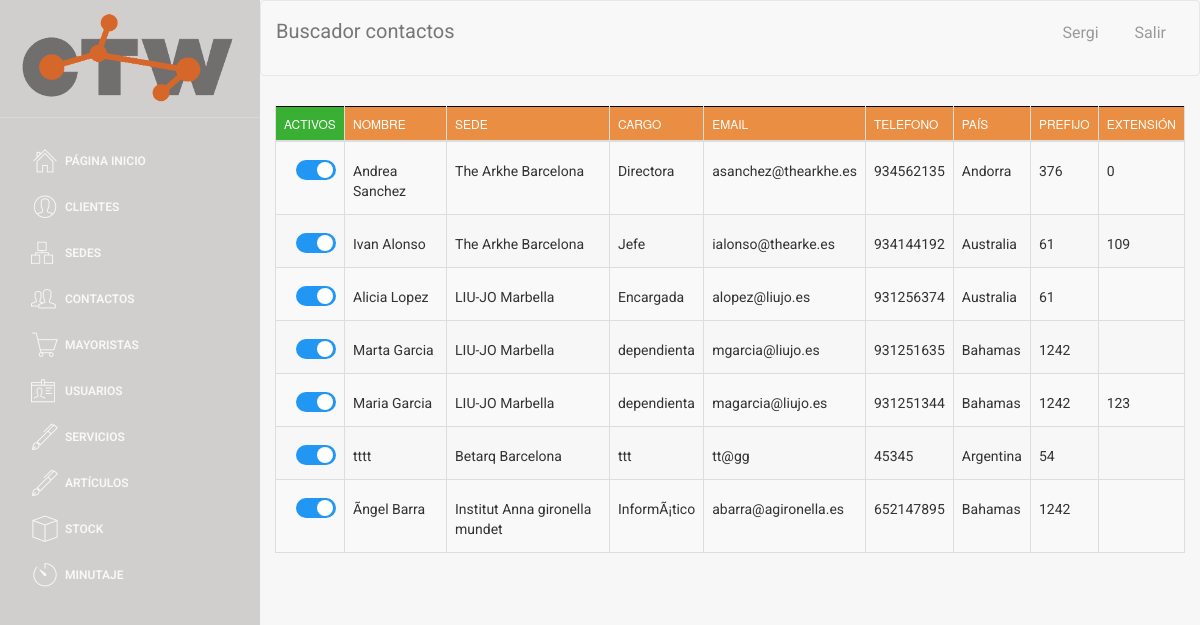
Before: /buscador/buscador_contactos.php (signed in) with the older database file.
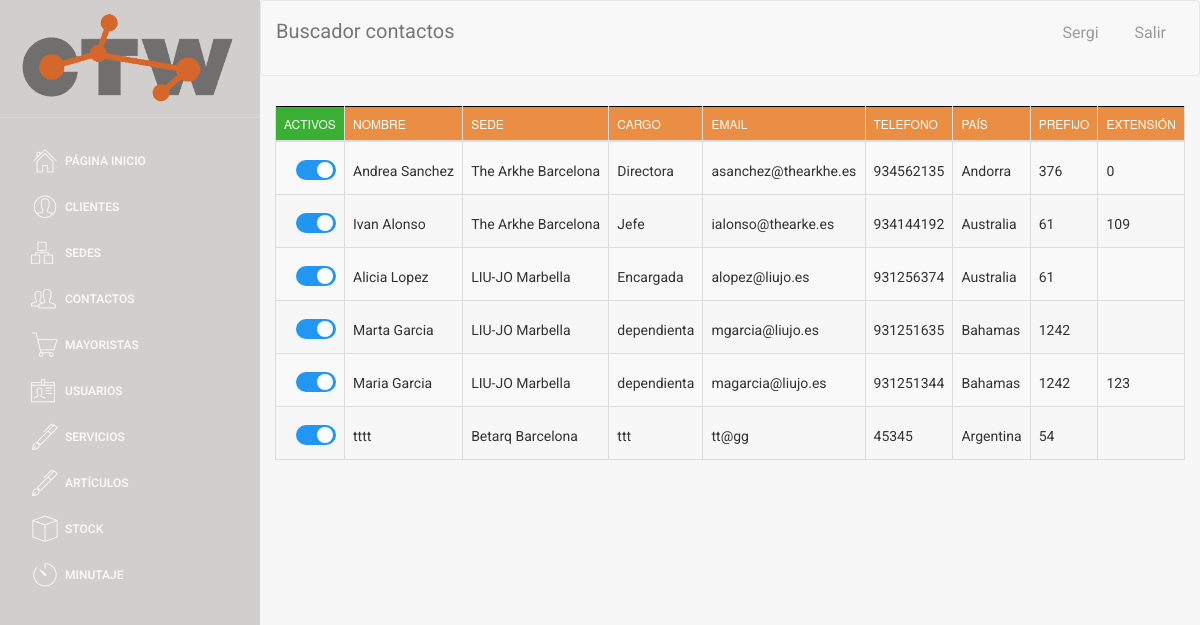
After: the same page with the newer database file.
### tables this page shows
CREATE TABLE `CONTACTO` (
  `ID_CONTACTO` int(4) NOT NULL,
  `nombre` varchar(50) NOT NULL,
  `ID_sede` int(4) DEFAULT NULL,
  `cargo` varchar(35) NOT NULL,
  `email` varchar(25) NOT NULL,
  `telefono` int(9) NOT NULL,
  `pais` varchar(30) DEFAULT NULL,
  `prefijo` int(5) DEFAULT NULL,
  `extension` int(10) DEFAULT NULL,
  `activo` tinyint(4) NOT NULL DEFAULT '1'
);

CREATE TABLE `SEDE` (
  `ID_SEDE` int(5) NOT NULL,
  `NIF_cliente` varchar(9) DEFAULT NULL,
  `nombre` varchar(40) DEFAULT NULL,
  `ubicacion` varchar(50) DEFAULT NULL,
  `ciudad` varchar(25) NOT NULL,
  `codigo_postal` varchar(10) NOT NULL,
  `calle` varchar(30) NOT NULL,
  `numero` varchar(8) NOT NULL,
  `telefono` int(9) NOT NULL,
  `pais` varchar(30) DEFAULT NULL,
  `prefijo` int(5) DEFAULT NULL,
  `activo` tinyint(1) NOT NULL DEFAULT '1'
);

### web/assets/php/selects.php (called while the page is built, shortened)
<?php
function select_all_contacto()
{
    $conn = connect();
    $sql = "SELECT *
    FROM CONTACTO";
    $data = $conn->query($sql);
    return $data;
}
function select_nombre_sede($ID_sede)
{
    $conn = connect();
    $sql = "SELECT nombre
    FROM SEDE WHERE ID_SEDE = '" . $ID_sede . "'";
    $data = $conn->query($sql);
    $row = $data->fetch_assoc();
    $nombre_sede = $row['nombre'];
    return $nombre_sede;
}

### web/buscador/buscador_contactos.php (the view, shortened to what the changed rows need)
<!doctype html>
<?php
include('../assets/php/selects.php');
include('../assets/php/functions.php');
if($_SESSION["login_done"]==true){
?>
<html lang="en">
<head>
</head>
<body>
<div class="wrapper">
    <div class="main-panel">
        <div class="content">
            <div class="container-fluid">
                <div class="row">
                    <div >
                        <div >
                            <table id="buscador_contacto" class="table table-striped table-bordered">
                                    <thead>
                                        <tr>
                                            <th style="background-color: #39AF33; width: 3px;">Activos</th>
                                            <th>Nombre</th>
                                            <th>Sede</th>
                                            <th>Cargo</th>
                                            <th>Email</th>
                                            <th>Telefono</th>
                                            <th>País</th>
                                            <th>Prefijo</th>
                                            <th>Extensión</th>
                                        </tr>
                                    </thead>
                                    <tbody>
                                    <?php
                                    $data = select_all_contacto();
                                    if ($data->num_rows > 0) {
                                        while ($row = $data->fetch_assoc()) {
                                            $pk = $row['ID_CONTACTO'];
                                            ?>
                                                    <tr id="<?php echo $row['ID_CONTACTO']; ?>">
                                                        <?php checkbox_contacto($row['activo'],$row['ID_CONTACTO']  )?>
                                                        <td><label style="margin-top: 11px;"><a href="#" class="nombre" data-pk=<?php echo "\"$pk\""; ?>><?php echo $row['nombre']?> </a></label></td>
                                                        <td><label style="margin-top: 11px;">
                                                        <a href="#" class="sede" data-pk=<?php echo "\"$pk\""; ?>>
                                                        <?php
                                                        $id_sede = $row['ID_sede'];
                                                        $nombreSede = select_nombre_sede($id_sede);
                                                        echo $nombreSede;
                                                        ?>
                                                        </a></label></td>
                                                        <td><label style="margin-top: 11px;"><a href="#" class="cargo" data-pk=<?php echo "\"$pk\""; ?>><?php echo $row['cargo']?> </a></label></td>
                                                        <td><label style="margin-top: 11px;"><a href="#" class="email" data-pk=<?php echo "\"$pk\""; ?>><?php echo $row['email']?> </a></label></td>
                                                        <td><label style="margin-top: 11px;"><a href="#" class="telefono" data-pk=<?php echo "\"$pk\""; ?>><?php echo $row['telefono']?> </a></label></td>
                                                        <td><label style="margin-top: 11px;"><a href="#" class="pais" data-pk=<?php echo "\"$pk\""; ?>><?php echo $row['pais']?> </a></label></td>
                                                        <td><label style="margin-top: 11px;"><a href="#" class="prefijo" data-pk=<?php echo "\"$pk\""; ?>><?php echo $row['prefijo']?> </a></label></td>
                                                        <td><label style="margin-top: 11px;"><a href="#" class="extension" data-pk=<?php echo "\"$pk\""; ?>><?php echo $row['extension']?> </a></label></td>
                                                    </tr>
                                        <?php
                                                 }
                                            } else {
                                                 echo "0 results";
                                            }
                                        ?>
                                    </tbody>
                                </table>
                        </div>
                    </div>
                </div>
            </div>
        </div>
    </div>
</div>
</body>
</html>
<?php
}else{
    echo "false";
    header("location:../index.php");
}
?>

### web/assets/php/functions.php (shortened to what the changed rows need)
<html>
    <?php
function checkbox_contacto($activo, $ID_CONTACTO)
{
    if ($activo == 0) {
        echo "<td><label style=\"margin-top: 10px; margin-left:12px;\" class=\"switcha\" ><a class=\"checkbox_activo\">&nbsp;0</a><input  type=\"checkbox\" onchange=\" onchange_contacto($ID_CONTACTO, $activo)\"><div  class=\"slider rounda\"></div></label></td>";
    } else {
        echo "<td><label style=\"margin-top: 10px; margin-left:12px;\" class=\"switcha\"><a  class=\"checkbox_activo\">&nbsp;1</a><input  type=\"checkbox\" checked onchange=\" onchange_contacto($ID_CONTACTO, $activo)\" ><div  class=\"slider rounda\"></div></label></td>";
    }
}
?>
</html>

Changed rows visible on the page:
removed contacto: nombre "Ãngel Barra", ID_sede.nombre "Institut Anna gironella mundet", cargo "InformÃ¡tico", email "abarra@agironella.es", telefono "652147895", pais "Bahamas", prefijo "1242"
